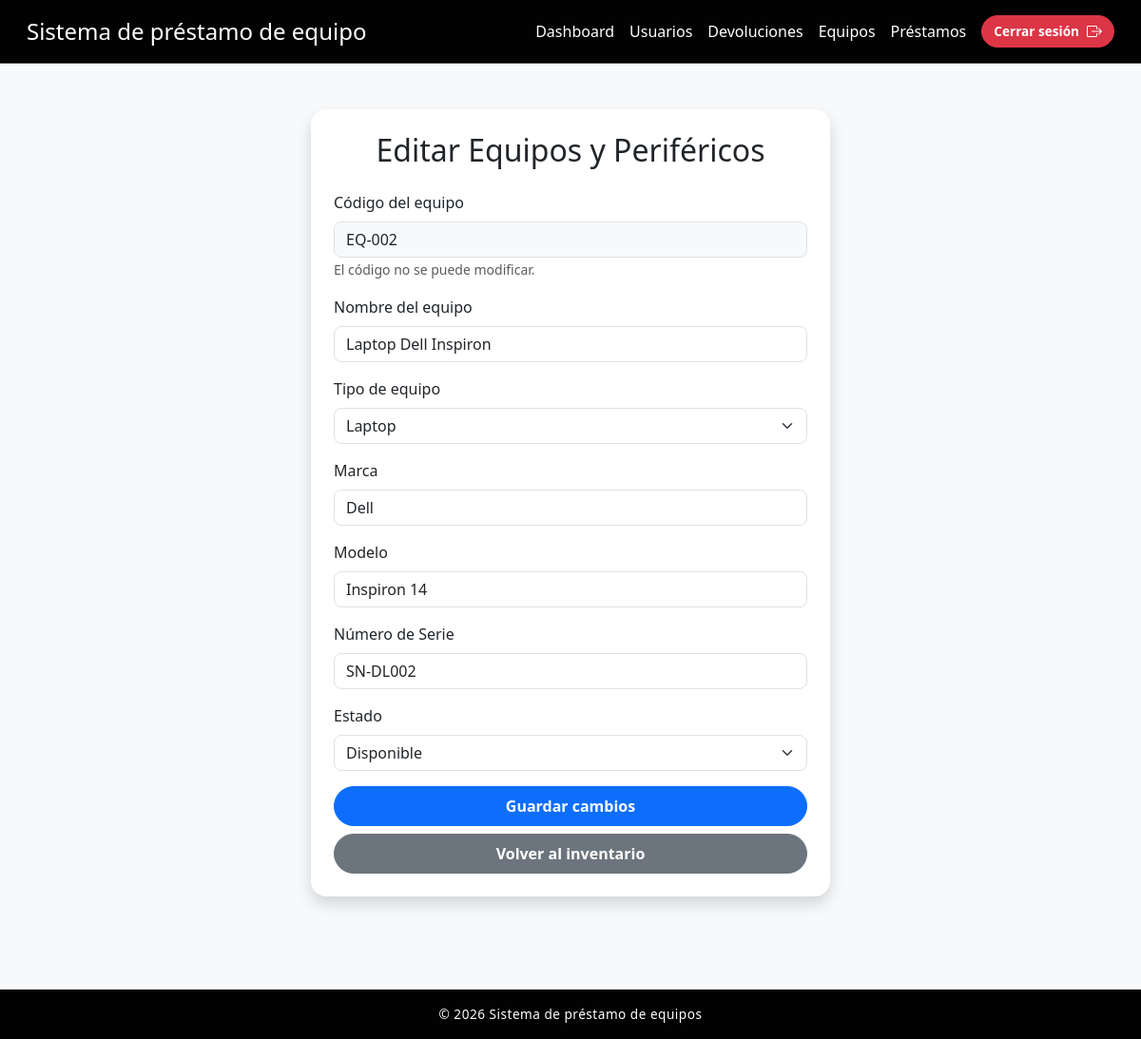
The app's page /index.php?action=editar_equipo&id=2 (signed in) with its own data.
### tables this page shows
CREATE TABLE Equipos_Inventario (
    id_equipo         INT          NOT NULL AUTO_INCREMENT,
    codigo_inventario VARCHAR(50)  NOT NULL UNIQUE,
    nombre            VARCHAR(50)  NOT NULL,
    marca             VARCHAR(50),
    marcamodelo       VARCHAR(50),
    numero_serie      VARCHAR(50),
    id_categoria      INT          NOT NULL,
    estado            VARCHAR(50)  NOT NULL DEFAULT 'disponible',
    PRIMARY KEY (id_equipo),
    CONSTRAINT fk_equipo_categoria FOREIGN KEY (id_categoria) 
        REFERENCES Categoria (id_categoria)
);

### controllers/EquipoController.php (called while the page is built, shortened)
<?php
require_once __DIR__ . '/../models/EquipoModel.php';
class EquipoController {
    private EquipoModel $model;
    public function __construct() {
        $this->model = new EquipoModel();
    }
    public function mostrarEditar(): void {
        $id = isset($_GET['id']) ? (int)$_GET['id'] : 0;
        $equipo = $this->model->obtenerPorId($id);
        $categorias = $this->model->obtenerCategorias();
        $datos = $equipo;
        require __DIR__ . '/../views/editar.php';
    }
}

### config/database.php (called while the page is built, shortened)
<?php
class Database {
    private $host = "db";
    private $db   = "prestamos_db";
    private $user = "appuser";
    private $pass = "apppass";
    public function connect() {
        $conn = new mysqli($this->host, $this->user, $this->pass, $this->db);
        return $conn;
    }
}

### models/EquipoModel.php (called while the page is built, shortened)
<?php
require_once __DIR__ . '/../config/database.php';
class EquipoModel {
    private mysqli $conn;
    public function __construct() {
        $db = new Database();
        $this->conn = $db->connect();
    }
    public function obtenerPorId(int $id): array|false {
        $stmt = $this->conn->prepare(
            "SELECT
                e.id_equipo,
                e.codigo_inventario,
                e.nombre,
                e.marca,
                e.marcamodelo,
                e.numero_serie,
                e.estado,
                c.id_categoria,
                c.nombre AS categoria
             FROM Equipos_Inventario e
             INNER JOIN Categoria c ON e.id_categoria = c.id_categoria
             WHERE e.id_equipo = ?"
        );
        $stmt->bind_param("i", $id);
        $stmt->execute();
        $result = $stmt->get_result();
        return $result->fetch_assoc() ?: false;
    }
    public function obtenerCategorias(): array {
        $result = $this->conn->query(
            "SELECT id_categoria, nombre FROM Categoria ORDER BY nombre"
        );
        return $result ? $result->fetch_all(MYSQLI_ASSOC) : [];
    }
}

### views/editar.php (the view, shortened to what this page needs)
<!DOCTYPE html>
<html lang="es">
<head>
    <link href="https://cdn.jsdelivr.net/npm/bootstrap@5.3.2/dist/css/bootstrap.min.css" rel="stylesheet">
    <link href="https://cdn.jsdelivr.net/npm/bootstrap-icons@1.11.3/font/bootstrap-icons.css" rel="stylesheet">
    <link rel="stylesheet" href="public/css/styles.css">
</head>
<body>
<header>
    <nav class="navbar bg-dark border-bottom border-body p-3" data-bs-theme="dark">
        <div class="container-fluid d-flex justify-content-between align-items-center">
            <h1 class="h4 text-white m-0">Sistema de préstamo de equipo</h1>
            <ul class="d-flex align-items-center list-unstyled m-0 gap-3">
                <li>
                    <a href="index.php?action=dashboard" class="nav-link text-white <?php echo ($_GET['action'] == 'dashboard') ? 'active fw-bold' : ''; ?>">
                        Dashboard
                    </a>
                </li>
                <li>
                    <a href="index.php?action=usuarios" class="nav-link text-white <?php echo ($_GET['action'] == 'usuarios') ? 'active fw-bold' : ''; ?>">
                        Usuarios
                    </a>
                </li>
                <li>
                    <a href="index.php?action=devoluciones" class="nav-link text-white <?php echo ($_GET['action'] == 'devoluciones') ? 'active fw-bold' : ''; ?>">
                        Devoluciones
                    </a>
                </li>
                <li>
                    <a href="index.php?action=equipos" class="nav-link text-white <?php echo ($_GET['action'] == 'equipos') ? 'active fw-bold' : ''; ?>">
                        Equipos
                    </a>
                </li>
                <li>
                    <a href="index.php?action=prestamos" class="nav-link text-white <?php echo ($_GET['action'] == 'prestamos') ? 'active fw-bold' : ''; ?>">
                        Préstamos
                    </a>
                </li>
                <li>
                    <a href="index.php?action=logout" class="btn btn-danger btn-sm py-1 d-flex align-items-center gap-2 shadow-sm">
                        <span>Cerrar sesión</span>
                        <i class="bi bi-box-arrow-right" style="font-size: 1rem;"></i>
                    </a>
                </li>
            </ul>
        </div>
    </nav>
</header>
<main>
    <section class="formEditar mt-5 mb-5">
        <div class="container">
            <div class="row justify-content-center">
                <div class="col-md-6">
                    <div class="card shadow">
                        <div class="card-body p-4">
                            <h1 class="text-center mb-4 h2">Editar Equipos y Periféricos</h1>
                            <form method="POST" action="index.php?action=actualizar_equipo">
                                <div class="mb-3">
                                    <label for="codigo_inventario" class="form-label">Código del equipo</label>
                                    <input type="text" class="form-control bg-light" id="codigo_inventario" value="<?= htmlspecialchars($equipo['codigo_inventario']) ?>" readonly>
                                    <small class="text-muted">El código no se puede modificar.</small>
                                </div>
                                <div class="mb-3">
                                    <label for="nombre" class="form-label">Nombre del equipo</label>
                                    <input type="text" class="form-control" id="nombre" name="nombre" value="<?= htmlspecialchars($datos['nombre'] ?? $equipo['nombre']) ?>" required>
                                </div>
                                <div class="mb-3">
                                    <label for="id_categoria" class="form-label">Tipo de equipo</label>
                                    <select class="form-select" id="id_categoria" name="id_categoria" required>
                                        <?php foreach ($categorias as $cat): ?>
                                            <option value="<?= $cat['id_categoria'] ?>" <?= ($equipo['id_categoria'] == $cat['id_categoria']) ? 'selected' : '' ?>><?= htmlspecialchars($cat['nombre']) ?></option>
                                        <?php endforeach; ?>
                                    </select>
                                </div>
                                <div class="mb-3">
                                    <label for="marca" class="form-label">Marca</label>
                                    <input type="text" class="form-control" id="marca" name="marca" value="<?= htmlspecialchars($datos['marca'] ?? $equipo['marca']) ?>" required>
                                </div>
                                <div class="mb-3">
                                    <label for="marcamodelo" class="form-label">Modelo</label>
                                    <input type="text" class="form-control" id="marcamodelo" name="marcamodelo" value="<?= htmlspecialchars($datos['marcamodelo'] ?? $equipo['marcamodelo']) ?>" required>
                                </div>
                                <div class="mb-3">
                                    <label for="numero_serie" class="form-label">Número de Serie</label>
                                    <input type="text" class="form-control" id="numero_serie" name="numero_serie" value="<?= htmlspecialchars($datos['numero_serie'] ?? $equipo['numero_serie']) ?>" required>
                                </div>
                                <div class="mb-3">
                                    <label for="estado" class="form-label">Estado</label>
                                    <select class="form-select" id="estado" name="estado" required>
                                        <option value="disponible" <?= ($equipo['estado'] == 'disponible') ? 'selected' : '' ?>>Disponible</option>
                                    </select>
                                </div>
                                <div class="d-grid gap-2">
                                    <button type="submit" class="btn btn-primary">Guardar cambios</button>
                                    <a href="index.php?action=equipos" class="btn btn-secondary">Volver al inventario</a>
                                </div>
                            </form>
                        </div>
                    </div>
                </div>
            </div>
        </div>
    </section>
</main>
<footer class="mt-5 p-3 text-center border-top"><p>&copy; 2026 Sistema de préstamo de equipos</p></footer>
</body>
</html>

### public/css/styles.css (style rules this page uses)
html, body { height: 100%; }
body { min-height: 100vh; display: flex; flex-direction: column; margin: 0; font-family: 'Segoe UI', Arial, sans-serif; background-color: #f8f9fa; }
main { flex: 1; }
nav.navbar.bg-dark { background-color: #020202 !important; padding: 1rem; }
.navbar-brand, .nav-link { color: white !important; transition: all 0.3s ease; }
.navbar .btn-sm { padding: 4px 12px !important; font-size: 0.85rem !important; display: inline-flex; align-items: center; gap: 8px; }
.card { border: none; border-radius: 16px; box-shadow: 0 4px 20px rgba(0, 0, 0, 0.1); transition: transform 0.2s ease; }
.form-control, .form-select { border-radius: 8px; transition: all 0.3s ease; }
.btn-primary, .btn-secondary, .btn-success, .btn-danger, .btn-dark, .btn-outline-dark { border-radius: 30px !important; padding: 8px 20px; font-weight: 600; transition: all 0.3s ease; display: inline-flex; align-items: center; justify-content: center; }
footer { background-color: #020202; color: white; text-align: center; padding: 15px; margin-top: auto; font-size: 0.85rem; letter-spacing: 0.5px; }
footer p { margin: 0; }

### records on screen
equipos_inventario: codigo_inventario "EQ-002", nombre "Laptop Dell Inspiron", marca "Dell", marcamodelo "Inspiron 14", numero_serie "SN-DL002", estado "Disponible"

### other values on screen
form field id_categoria "Laptop"
